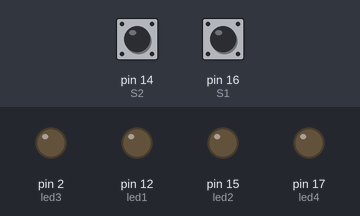
The sketch below on a simulated Arduino Uno, built with avr-gcc and run on an emulated ATmega328P. On the bench: output pins drawn as LEDs (lit = HIGH). The inputs (shaded band) are chosen by the test bench; at power-on: pin 14 (S2) HIGH, pin 16 (S1) HIGH.

Above: at 1.2 s.
1.3 s: pin 14 (S2) pulled LOW for 0.15 s
At 1.9 s:
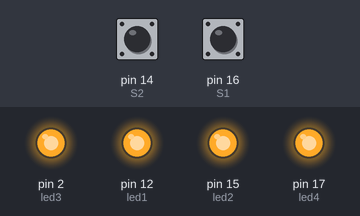
2.9 s: pin 16 (S1) pulled LOW for 0.15 s
At 4.1 s:
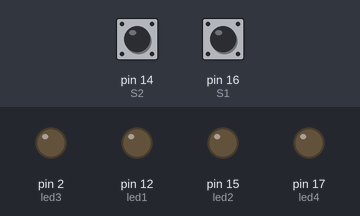
4.5 s: pin 14 (S2) pulled LOW for 1 s
At 5.5 s:
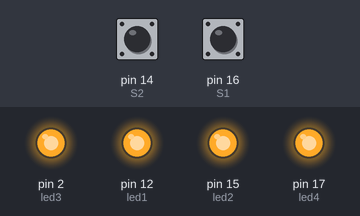
Timing chart, 0 to 7.5 s (numbered marks = the images above; inputs shaded):
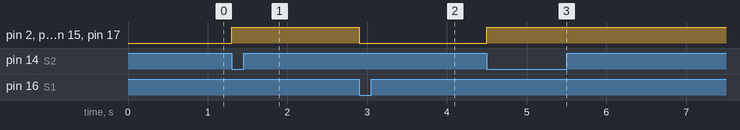

The sketch:

sketch_dec07a.ino
```cpp
const int led1 = 12;
const int led2 = 15;
const int led3 = 2;
const int led4 = 17;
const int S1 = 16;
const int S2 = 14;


void setup() {
  pinMode(led1, OUTPUT);
  pinMode(led2, OUTPUT);
  pinMode(led3, OUTPUT);
  pinMode(led4, OUTPUT);
  pinMode(S1, INPUT_PULLUP);
  pinMode(S2, INPUT_PULLUP);
}

void loop()
{
  int S1Val = digitalRead(S1);
  int S2Val = digitalRead(S2);
    if (S1Val == 0)
    {
      digitalWrite(led1, 0);
      digitalWrite(led2, 0);
      digitalWrite(led3, 0);
      digitalWrite(led4, 0);
    }
    else if(S2Val == 0)
    {
      digitalWrite(led1, 1);
      digitalWrite(led2, 1);
      digitalWrite(led3, 1);
      digitalWrite(led4, 1);
    }
}
```

Measured:
- after the input at 1.3 s, pin 2 (led3), pin 12 (led1), pin 15 (led2), pin 17 (led4): LOW → HIGH at once
- after the input at 2.9 s, pin 2 (led3), pin 12 (led1), pin 15 (led2), pin 17 (led4): HIGH → LOW at once
- after the input at 4.5 s, pin 2 (led3), pin 12 (led1), pin 15 (led2), pin 17 (led4): LOW → HIGH at once
